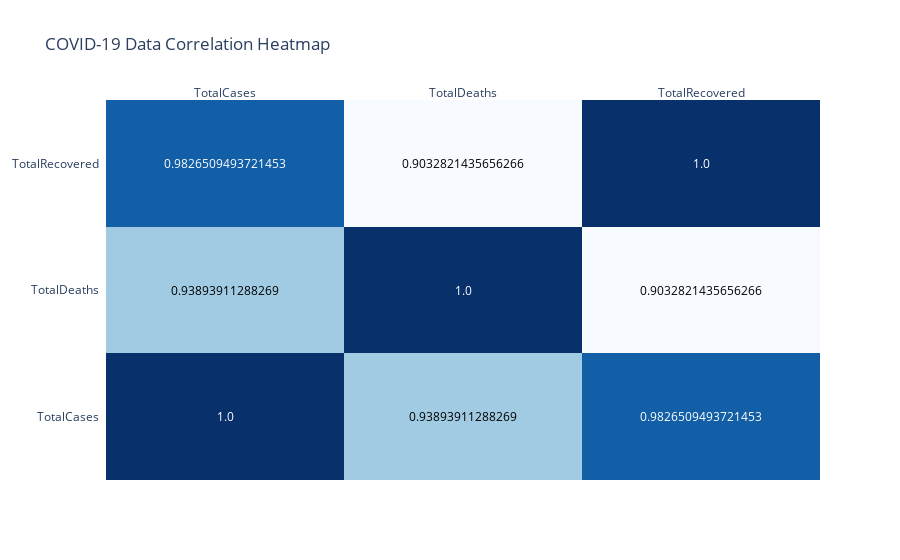

Notebook code cell kept with this figure:
### Markdown cell above
### **5.7 Heatmap (Correlation Between Variables)**

### Code cell
import plotly.figure_factory as ff

corr_matrix = df[['TotalCases', 'TotalDeaths', 'TotalRecovered']].corr()

fig = ff.create_annotated_heatmap(z=corr_matrix.values, 
                                  x=list(corr_matrix.columns), 
                                  y=list(corr_matrix.index), 
                                  colorscale='Blues')

fig.update_layout(title='COVID-19 Data Correlation Heatmap')
fig.show()

### Figure 1 — Plotly figure (JSON) as saved in the notebook; plotly's stock layout.template omitted (floating-point values rounded to 4 significant figures)
{"data": [{"colorscale": [[0, "rgb(247,251,255)"], [0.125, "rgb(222,235,247)"], [0.25, "rgb(198,219,239)"], [0.375, "rgb(158,202,225)"], [0.5, "rgb(107,174,214)"], [0.625, "rgb(66,146,198)"], [0.75, "rgb(33,113,181)"], [0.875, "rgb(8,81,156)"], [1, "rgb(8,48,107)"]], "reversescale": false, "showscale": false, "type": "heatmap", "x": ["TotalCases", "TotalDeaths", "TotalRecovered"], "y": ["TotalCases", "TotalDeaths", "TotalRecovered"], "z": [[1.0, 0.9389, 0.9827], [0.9389, 1.0, 0.9033], [0.9827, 0.9033, 1.0]]}], "layout": {"annotations": [{"font": {"color": "#FFFFFF"}, "showarrow": false, "text": "1.0", "x": "TotalCases", "xref": "x", "y": "TotalCases", "yref": "y"}, {"font": {"color": "#000000"}, "showarrow": false, "text": "0.93893911288269", "x": "TotalDeaths", "xref": "x", "y": "TotalCases", "yref": "y"}, {"font": {"color": "#FFFFFF"}, "showarrow": false, "text": "0.9826509493721453", "x": "TotalRecovered", "xref": "x", "y": "TotalCases", "yref": "y"}, {"font": {"color": "#000000"}, "showarrow": false, "text": "0.93893911288269", "x": "TotalCases", "xref": "x", "y": "TotalDeaths", "yref": "y"}, {"font": {"color": "#FFFFFF"}, "showarrow": false, "text": "1.0", "x": "TotalDeaths", "xref": "x", "y": "TotalDeaths", "yref": "y"}, {"font": {"color": "#000000"}, "showarrow": false, "text": "0.9032821435656266", "x": "TotalRecovered", "xref": "x", "y": "TotalDeaths", "yref": "y"}, {"font": {"color": "#FFFFFF"}, "showarrow": false, "text": "0.9826509493721453", "x": "TotalCases", "xref": "x", "y": "TotalRecovered", "yref": "y"}, {"font": {"color": "#000000"}, "showarrow": false, "text": "0.9032821435656266", "x": "TotalDeaths", "xref": "x", "y": "TotalRecovered", "yref": "y"}, {"font": {"color": "#FFFFFF"}, "showarrow": false, "text": "1.0", "x": "TotalRecovered", "xref": "x", "y": "TotalRecovered", "yref": "y"}], "title": {"text": "COVID-19 Data Correlation Heatmap"}, "xaxis": {"dtick": 1, "gridcolor": "rgb(0, 0, 0)", "side": "top", "ticks": ""}, "yaxis": {"dtick": 1, "ticks": "", "ticksuffix": "  "}}}
